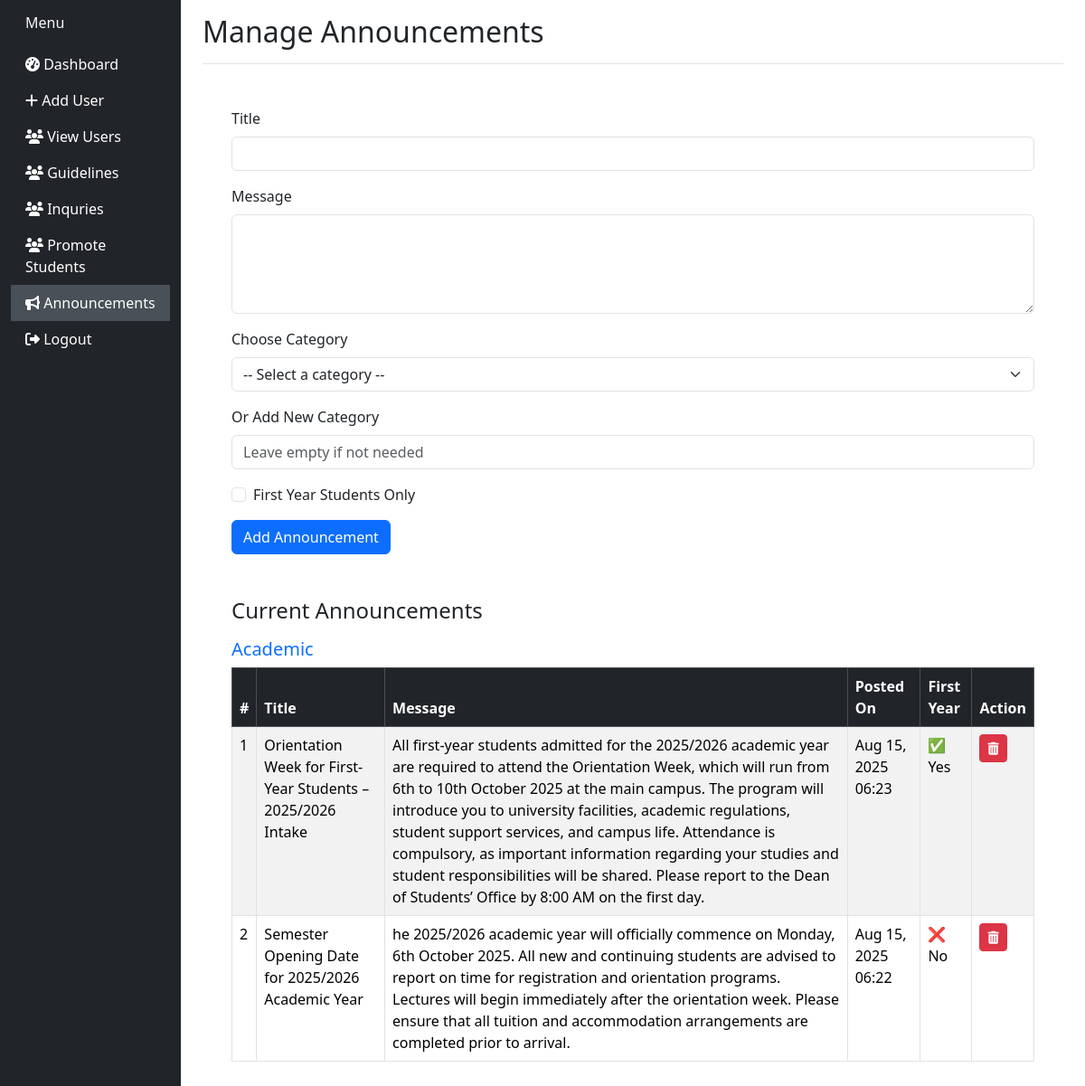
Page /announcements/ on the committed database.
### apps/pages/models.py (models this page shows, shortened)
class Announcement(models.Model):
    title = models.CharField(max_length=200)
    body = models.TextField()
    category = models.ForeignKey(AnnouncementCategory, on_delete=models.CASCADE)
    created_at = models.DateTimeField(auto_now_add=True)
    first_year_only = models.BooleanField(default=False)  # ✅ NEW FIELD

class AnnouncementCategory(models.Model):
    name = models.CharField(max_length=100, unique=True)

### apps/pages/super_admin.py (the view)
# urls.py: path('announcements/', super_admin.announcements_page, name='announcements'),
def announcements_page(request):
    categories = AnnouncementCategory.objects.all()
    anns = Announcement.objects.select_related('category').order_by('-created_at')
    grouped = defaultdict(list)
    for ann in anns:
        grouped[ann.category.name if ann.category else "Uncategorized"].append(ann)
    context = {
        'categories': categories,
        'announcements': dict(grouped),
    }
    return render(request, 'super_admin/announcements.html', context)

### templates/super_admin/announcements.html (shortened to what this page needs)
<!DOCTYPE html>
{% load static widget_tweaks %}
<html lang="en">
<head>
    <link href="https://cdn.jsdelivr.net/npm/bootstrap@5.3.2/dist/css/bootstrap.min.css" rel="stylesheet" />
    <link href="https://cdnjs.cloudflare.com/ajax/libs/font-awesome/6.5.0/css/all.min.css" rel="stylesheet" />
</head>
<body>
    <div class="container-fluid">
        <div class="row">
            <nav class="col-md-3 col-lg-2 d-md-block bg-dark sidebar collapse">
                {% include 'super_admin/partial/sidebar.html' %}
            </nav>
            <main class="col-md-9 ms-sm-auto col-lg-10 px-md-4">
                <div class="d-flex justify-content-between align-items-center pt-3 pb-2 mb-3 border-bottom">
                    <h1 class="h2">Manage Announcements</h1>
                </div>
                <div class="content">
                    <form method="post" action="{% url 'add_announcement' %}" class="mb-5">
                        <div class="mb-3">
                            <label for="title" class="form-label">Title</label>
                            <input type="text" name="title" class="form-control" id="title" required />
                        </div>
                        <div class="mb-3">
                            <label for="body" class="form-label">Message</label>
                            <textarea name="body" class="form-control" id="body" rows="4" required></textarea>
                        </div>
                        <div class="mb-3">
                            <label for="category_id" class="form-label">Choose Category</label>
                            <select name="category_id" id="category_id" class="form-select">
                                <option value="" selected>-- Select a category --</option>
                            </select>
                        </div>
                        <div class="mb-3">
                            <label for="new_category" class="form-label">Or Add New Category</label>
                            <input type="text" name="new_category" class="form-control" id="new_category"
                                placeholder="Leave empty if not needed" />
                        </div>
                        <div class="form-check mb-3">
                            <input type="checkbox" class="form-check-input" id="first_year_only" name="first_year_only"
                                value="True">
                            <label class="form-check-label" for="first_year_only">First Year Students Only</label>
                        </div>
                        <button type="submit" class="btn btn-primary">Add Announcement</button>
                    </form>
                    <h4 class="mb-3">Current Announcements</h4>
                    {% if announcements %}
                    {% for category, anns in announcements.items %}
                    <div class="mb-4">
                        <h5 class="text-primary">{{ category }}</h5>
                        <div class="table-responsive">
                            <table class="table table-bordered table-striped">
                                <thead class="table-dark">
                                    <tr>
                                        <th>#</th>
                                        <th>Title</th>
                                        <th>Message</th>
                                        <th>Posted On</th>
                                        <th>First Year</th>
                                        <th>Action</th>
                                    </tr>
                                </thead>
                                <tbody>
                                    {% for ann in anns %}
                                    <tr>
                                        <td>{{ forloop.counter }}</td>
                                        <td>{{ ann.title }}</td>
                                        <td>{{ ann.body }}</td>
                                        <td>{{ ann.created_at|date:"M d, Y H:i" }}</td>
                                        <td>
                                            {% if ann.first_year_only %}
                                            ✅ Yes
                                            {% else %}
                                            ❌ No
                                            {% endif %}
                                        </td>
                                        <td>
                                            <a href="{% url 'delete_announcement' ann.id %}"
                                                class="btn btn-sm btn-danger"
                                                onclick="return confirm('Are you sure you want to delete this announcement?');">
                                                <i class="fas fa-trash-alt"></i>
                                            </a>
                                        </td>
                                    </tr>
                                    {% endfor %}
                                </tbody>
                            </table>
                        </div>
                    </div>
                    {% endfor %}
                    {% else %}
                    <p class="text-center">No announcements yet.</p>
                    {% endif %}
                </div>
            </main>
        </div>
    </div>
</body>
</html>

### templates/super_admin/announcements.html (style rules this page uses)
body { overflow-x: hidden; }
.sidebar { min-height: 100vh; background-color: #343a40; }
.content { padding: 2rem; }

### rows in the picture
Announcement: name "Academic", title "Orientation Week for First-Year Students – 2025/2026 Intake", body "All first-year students admitted for the 2025/2026 academic year are required to attend the Orientation Week, which will run from 6th to 10th October 2025 at the main campus. The program will introduce you to university facilities, academic regulations, student support services, and campus life. Attendance is compulsory, as important information regarding your studies and student responsibilities will be shared. Please report to the Dean of Students’ Office by 8:00 AM on the first day.", created_at "Aug 15, 2025 06:23", first_year_only "✅ Yes"
Announcement: title "Semester Opening Date for 2025/2026 Academic Year", body "he 2025/2026 academic year will officially commence on Monday, 6th October 2025. All new and continuing students are advised to report on time for registration and orientation programs. Lectures will begin immediately after the orientation week. Please ensure that all tuition and accommodation arrangements are completed prior to arrival.", created_at "Aug 15, 2025 06:22", first_year_only "❌ No"
